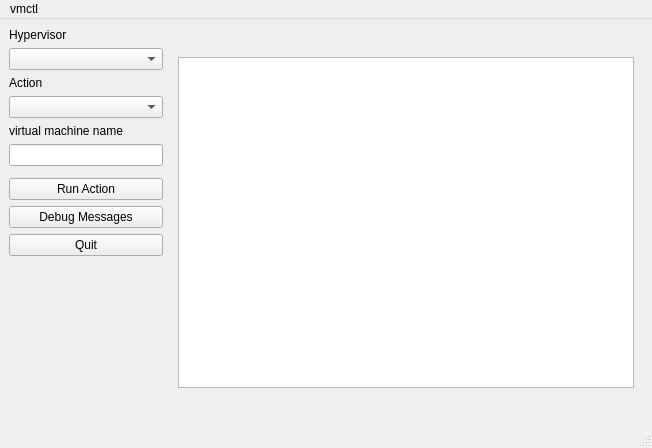
<?xml version="1.0" encoding="UTF-8"?>
<ui version="4.0">
 <class>MainWindow</class>
 <widget class="QMainWindow" name="MainWindow">
  <property name="geometry">
   <rect>
    <x>0</x>
    <y>0</y>
    <width>652</width>
    <height>448</height>
   </rect>
  </property>
  <property name="sizePolicy">
   <sizepolicy hsizetype="Expanding" vsizetype="Expanding">
    <horstretch>0</horstretch>
    <verstretch>0</verstretch>
   </sizepolicy>
  </property>
  <property name="windowTitle">
   <string>MainWindow</string>
  </property>
  <widget class="QWidget" name="centralwidget">
   <property name="sizePolicy">
    <sizepolicy hsizetype="Expanding" vsizetype="Expanding">
     <horstretch>0</horstretch>
     <verstretch>0</verstretch>
    </sizepolicy>
   </property>
   <layout class="QGridLayout" name="gridLayout">
    <item row="0" column="0">
     <widget class="QLabel" name="hypervisorLabel">
      <property name="text">
       <string>Hypervisor</string>
      </property>
     </widget>
    </item>
    <item row="9" column="0">
     <widget class="QPushButton" name="quitPushButton">
      <property name="text">
       <string>Quit</string>
      </property>
     </widget>
    </item>
    <item row="14" column="4">
     <spacer name="horizontalSpacer_3">
      <property name="orientation">
       <enum>Qt::Orientation::Horizontal</enum>
      </property>
      <property name="sizeHint" stdset="0">
       <size>
        <width>40</width>
        <height>20</height>
       </size>
      </property>
     </spacer>
    </item>
    <item row="4" column="0">
     <widget class="QLabel" name="vmNameLabel">
      <property name="text">
       <string>virtual machine name</string>
      </property>
     </widget>
    </item>
    <item row="1" column="2" rowspan="12" colspan="3">
     <widget class="QStackedWidget" name="stackedWidget">
      <property name="sizePolicy">
       <sizepolicy hsizetype="Expanding" vsizetype="Expanding">
        <horstretch>0</horstretch>
        <verstretch>0</verstretch>
       </sizepolicy>
      </property>
      <property name="currentIndex">
       <number>3</number>
      </property>
      <widget class="QWidget" name="page">
       <widget class="QRadioButton" name="headlessRadioButton">
        <property name="geometry">
         <rect>
          <x>20</x>
          <y>20</y>
          <width>99</width>
          <height>20</height>
         </rect>
        </property>
        <property name="text">
         <string>Headless</string>
        </property>
       </widget>
      </widget>
      <widget class="QWidget" name="page_2">
       <widget class="QRadioButton" name="hardRadioButton">
        <property name="geometry">
         <rect>
          <x>20</x>
          <y>20</y>
          <width>99</width>
          <height>20</height>
         </rect>
        </property>
        <property name="text">
         <string>Hard</string>
        </property>
       </widget>
      </widget>
      <widget class="QWidget" name="page_4"/>
      <widget class="QWidget" name="page_3">
       <layout class="QVBoxLayout" name="verticalLayout">
        <item>
         <widget class="QTextBrowser" name="textBrowser"/>
        </item>
       </layout>
      </widget>
     </widget>
    </item>
    <item row="14" column="3">
     <spacer name="horizontalSpacer_2">
      <property name="orientation">
       <enum>Qt::Orientation::Horizontal</enum>
      </property>
      <property name="sizeHint" stdset="0">
       <size>
        <width>40</width>
        <height>20</height>
       </size>
      </property>
     </spacer>
    </item>
    <item row="7" column="0">
     <widget class="QPushButton" name="runPushButton">
      <property name="text">
       <string>Run Action</string>
      </property>
     </widget>
    </item>
    <item row="3" column="0">
     <widget class="QComboBox" name="actionComboBox"/>
    </item>
    <item row="2" column="0">
     <widget class="QLabel" name="actionLabel">
      <property name="text">
       <string>Action</string>
      </property>
     </widget>
    </item>
    <item row="5" column="0">
     <widget class="QLineEdit" name="vmNameLineEdit"/>
    </item>
    <item row="14" column="2">
     <spacer name="horizontalSpacer">
      <property name="orientation">
       <enum>Qt::Orientation::Horizontal</enum>
      </property>
      <property name="sizeHint" stdset="0">
       <size>
        <width>40</width>
        <height>20</height>
       </size>
      </property>
     </spacer>
    </item>
    <item row="10" column="0">
     <spacer name="verticalSpacer">
      <property name="orientation">
       <enum>Qt::Orientation::Vertical</enum>
      </property>
      <property name="sizeHint" stdset="0">
       <size>
        <width>20</width>
        <height>40</height>
       </size>
      </property>
     </spacer>
    </item>
    <item row="1" column="0">
     <widget class="QComboBox" name="hypervisorComboBox"/>
    </item>
    <item row="8" column="0">
     <widget class="QPushButton" name="debugPushButton">
      <property name="text">
       <string>Debug Messages</string>
      </property>
     </widget>
    </item>
   </layout>
  </widget>
  <widget class="QMenuBar" name="menubar">
   <property name="geometry">
    <rect>
     <x>0</x>
     <y>0</y>
     <width>652</width>
     <height>30</height>
    </rect>
   </property>
   <widget class="QMenu" name="menuvmctl">
    <property name="title">
     <string>vmctl</string>
    </property>
   </widget>
   <addaction name="menuvmctl"/>
  </widget>
  <widget class="QStatusBar" name="statusbar"/>
 </widget>
 <resources/>
 <connections/>
</ui>
